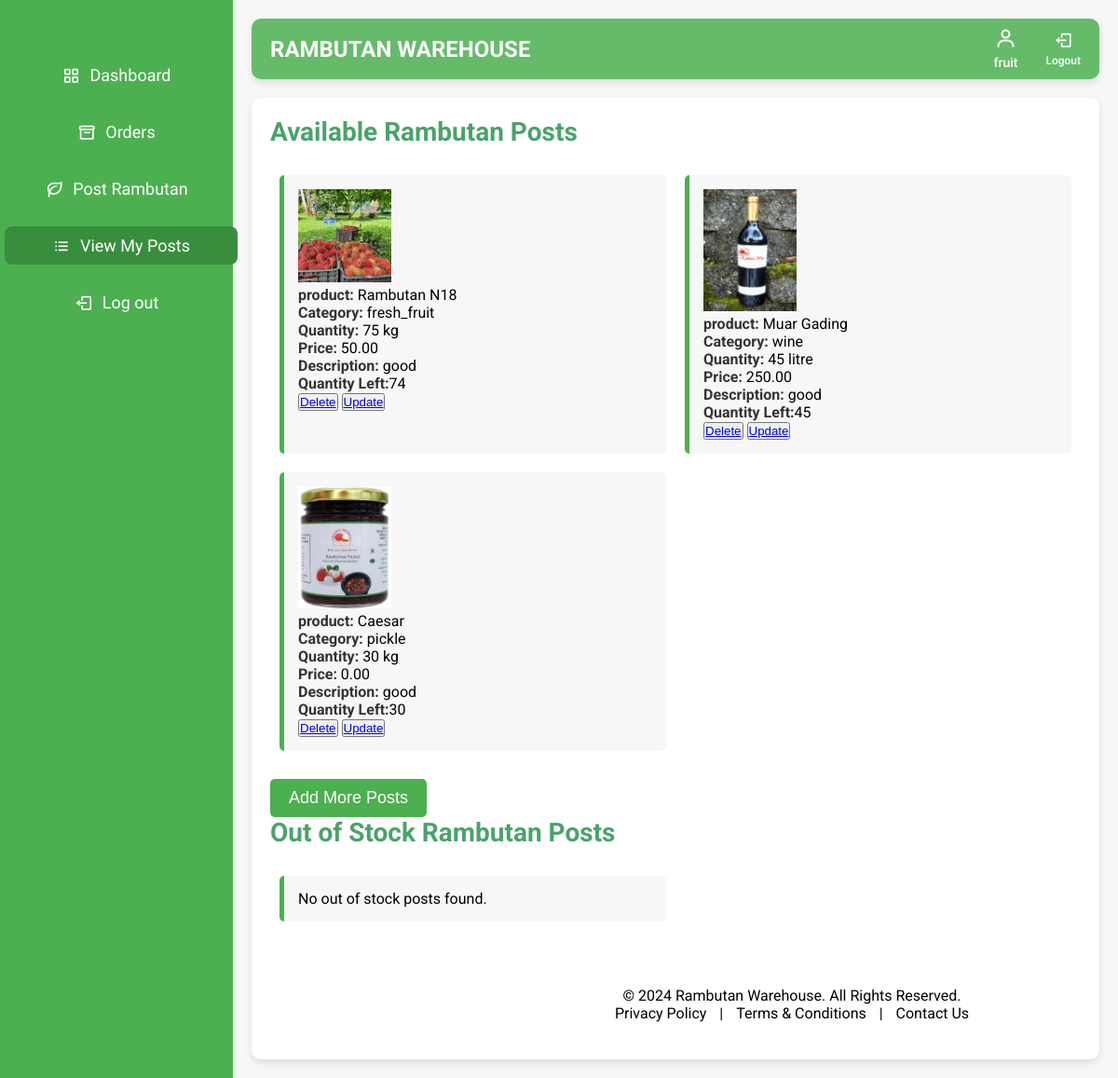
Page /view_posts/ (signed in) on the committed database.
### warehouse/models.py (models this page shows, shortened)
class Registeruser(AbstractUser):
    username = models.EmailField(unique=True)
    name = models.CharField(max_length=50,default='noname')
    contact = models.CharField(max_length=250, blank=True)
    address = models.CharField(max_length=250, blank=True)
    place = models.CharField(max_length=100, blank=True)
    role = models.CharField(max_length=10, choices=ROLE_CHOICES)
    groups = models.ManyToManyField(
        Group,
        related_name='registeruser_set',  # Custom related_name
        blank=True,
        help_text='The groups this user belongs to. A user will get all permissions granted to each of their groups.'
    )
    user_permissions = models.ManyToManyField(
        Permission,
        related_name='registeruser_set',  # Custom related_name
        blank=True,
        help_text='Specific permissions for this user.'
    )

class RambutanPost(models.Model):
    farmer = models.ForeignKey('FarmerDetails', on_delete=models.CASCADE, related_name='rambutan_posts')
    PRODUCT_CHOICES = sorted([
        ('Binjai', 'Binjai'),
        ('Caesar', 'Caesar'),
        ('E35', 'E35'),
        ('Hg Deli Baling', 'Hg Deli Baling'),
        ('Jarum Emas', 'Jarum Emas'),
        ('Maharlika', 'Maharlika'),
        ('Malwana', 'Malwana'),
        ('Muar Gading', 'Muar Gading'),
        ('Rambutan N18', 'Rambutan N18'),
        ('Rongrien', 'Rongrien'),
        ('School Boy', 'School Boy'),
        ('other', 'Other')  # 'Other' option placed last
    ], key=lambda x: (x[0] != 'other', x[0]))  # Ensures 'Other' is last
    product = models.CharField(max_length=255, choices=PRODUCT_CHOICES)
    CATEGORY_CHOICES = [
        ('fresh_fruit', 'Fresh Fruit'),
        ('juice', 'Juice'),
        ('pickle', 'Pickle'),
        ('wine', 'Wine'),
    ]
    category = models.CharField(max_length=20, choices=CATEGORY_CHOICES)
    quantity_type = models.CharField(max_length=10, choices=[('kg', 'Kilograms'), ('L', 'Litres')])
    quantity = models.PositiveIntegerField(default=1)
    quantity_left = models.PositiveIntegerField(default=0)
    price = models.DecimalField(max_digits=10, decimal_places=2)
    image = models.ImageField(upload_to='rambutan_images/')
    description = models.TextField()
    created_at = models.DateTimeField(auto_now_add=True)
    is_available = models.BooleanField(default=True)

### warehouse/views.py (the view)
# urls.py: path('view_posts/',views.view_posts,name='view_posts'),
@login_required
@cache_control(no_cache=True, must_revalidate=True, no_store=True)
def view_posts(request):
    user = request.user
    try:
        farmer_details = user.farmerdetails
        available_posts = RambutanPost.objects.filter(farmer=farmer_details, is_available=True)
        out_of_stock_posts = RambutanPost.objects.filter(farmer=farmer_details, is_available=False, quantity_left=0)
        unavailable_posts = RambutanPost.objects.filter(farmer=farmer_details, is_available=False).exclude(quantity_left=0)
    except FarmerDetails.DoesNotExist:
        return redirect('farmer_details')
    context = {
        'available_posts': available_posts,
        'out_of_stock_posts': out_of_stock_posts,
        'unavailable_posts': unavailable_posts,
        'user': user,
    }
    return render(request, 'view_posts.html', context)

### warehouse/templates/view_posts.html (shortened to what this page needs)
<!DOCTYPE html>
<html lang="en" dir="ltr">
<head>
  <link href="https://unpkg.com/boxicons@2.0.7/css/boxicons.min.css" rel="stylesheet">
  <link href="https://cdn.jsdelivr.net/npm/sweetalert2@11/dist/sweetalert2.min.css" rel="stylesheet">
</head>
<body>
  <div class="sidebar">
    <ul class="nav-links">
      <li>
        <a href="{% url 'farmer_dashboard' %}" >
          <i class='bx bx-grid-alt'></i>
          <span class="links_name">Dashboard</span>
        </a>
      </li>
      <li>
        <a href="{% url 'farmer_orders' %}">
          <i class='bx bx-box'></i>
          <span class="links_name">Orders</span>
        </a>
      </li>
      <li>
        <a href="{% url 'post_rambutan' %}">
          <i class='bx bx-leaf'></i>
          <span class="links_name">Post Rambutan</span>
        </a>
      </li>
      <li>
        <a href="{% url 'view_posts' %}" class="active">
          <i class='bx bx-list-ul'></i>
          <span class="links_name">View My Posts</span>
        </a>
      </li>
      <li class="log_out">
        <a href="{% url 'logout' %}">
          <i class='bx bx-log-out'></i>
          <span class="links_name">Log out</span>
        </a>
      </li>
    </ul>
  </div>
  <section class="home-section">
    <nav class="top-navbar">
      <div class="logo">
        <span class="logo-text">Rambutan Warehouse</span>
      </div>
      <ul class="nav-icons">
        <li class="user-profile">
          <a href="#">
            <i class='bx bx-user'></i>
            <span class="icon-name">{{ user.name }}</span>
          </a>
        </li>
        <li>
          <a href="{% url 'logout' %}">
            <i class='bx bx-log-out'></i>
            <span class="icon-name">Logout</span>
          </a>
        </li>
      </ul>
    </nav>
    <div class="home-content">
      <div class="posts-section">
        <h2>Available Rambutan Posts</h2>
        <ul>
          {% for post in available_posts %}
          <li>
            <img src="/media/{{ post.image }}" alt="{{ post.name }}" width="100px"><br>
            <strong>product:</strong> {{ post.product }}<br>
            <strong>Category:</strong> {{ post.category }}<br>
            <strong>Quantity:</strong> {{ post.quantity }}  {{post.quantity_type }}<br>
            <strong>Price:</strong> {{ post.price }}<br>
            <strong>Description:</strong> {{ post.description }}<br>
            <strong>Quantity Left:</strong>{{ post.quantity_left }}<br>
            <button><a href="{% url 'delete_post' post.id %}">Delete</a></button>
            <button><a href="{% url 'update_post' post.id %}">Update</a></button>
          </li>
          {% empty %}
          <li>No available posts found. Add your first rambutan post.</li>
          {% endfor %}
        </ul>
        <a href="{% url 'post_rambutan' %}">
          <button class="submit-button">Add More Posts</button>
        </a>
      </div>
      <div class="posts-section">
        <h2>Out of Stock Rambutan Posts</h2>
        <ul>
            {% for post in out_of_stock_posts %}
            <li>
                <img src="/media/{{ post.image }}" alt="{{ post.name }}" width="100px"><br>
                <strong>Name:</strong> {{ post.product }}<br>
                <strong>Category:</strong> {{ post.category }}<br>
                <strong>Quantity:</strong> {{ post.quantity_left }} {{post.quantity_type }}<br>
                <strong>Price:</strong> {{ post.price }}<br>
                <strong>Description:</strong> {{ post.description }}<br>
                <strong>Status:</strong> Out of Stock<br>
                <button><a href="{% url 'delete_post' post.id %}">Delete</a></button>
                <button><a href="{% url 'update_quantity' post.id %}">Update</a></button>
            </li>
            {% empty %}
            <li>No out of stock posts found.</li>
            {% endfor %}
        </ul>
      </div>
  <footer>
    <p>&copy; 2024 Rambutan Warehouse. All Rights Reserved.</p>
    <a href="#">Privacy Policy</a> |
    <a href="#">Terms & Conditions</a> |
    <a href="#">Contact Us</a>
  </footer>
  </section>
</body>
</html>

### warehouse/templates/view_posts.html (style rules this page uses)
body { font-family: 'Roboto', sans-serif; margin: 0; padding: 0; background-color: #f7f7f7; }
* { margin: 0; padding: 0; box-sizing: border-box; }
:root { --primary-color: #4CAF50; --secondary-color: #66BB6A; --accent-color: #388e3c; --light-bg: #f0f4f3; --dark-bg: #333; --text-color: #333; --white: #ffffff; --font-family: 'Roboto', sans-serif; --font-family-logo: 'Fredoka One', cursive; }
body { font-family: var(--font-family); background-color: var(--light-bg); display: flex; min-height: 100vh; }
.sidebar { background-color: var(--primary-color); width: 250px; position: fixed; top: 0; left: 0; height: 100%; padding-top: 40px; transition: width 0.3s ease; z-index: 1000; }
.sidebar ul { list-style: none; }
.sidebar ul li { margin: 20px 0; text-align: center; }
.sidebar ul li a { text-decoration: none; color: var(--white); font-size: 18px; display: flex; align-items: center; justify-content: center; padding: 10px 20px; border-radius: 8px; transition: background-color 0.3s, transform 0.3s; }
.sidebar ul li a:hover, .sidebar ul li a.active { background-color: var(--accent-color); transform: translateX(5px); }
.sidebar ul li a i { margin-right: 10px; font-size: 20px; }
.home-section { margin-left: 250px; padding: 20px; width: calc(100% - 250px); transition: margin-left 0.3s ease, width 0.3s ease; display: flex; flex-direction: column; min-height: 100vh; }
.top-navbar { background-color: var(--secondary-color); padding: 10px 20px; display: flex; justify-content: space-between; align-items: center; border-radius: 10px; box-shadow: 0 4px 8px rgba(0, 0, 0, 0.1); margin-bottom: 20px; }
.logo-text { font-size: 24px; color: white; font-weight: bold; text-transform: uppercase; }
.top-navbar ul.nav-icons { list-style: none; display: flex; gap: 30px; align-items: center; }
.top-navbar ul.nav-icons li a { text-decoration: none; color: var(--white); font-size: 20px; display: flex; flex-direction: column; align-items: center; transition: color 0.3s; position: relative; }
.top-navbar ul.nav-icons li a .icon-name { font-size: 12px; margin-top: 5px; font-weight: 500; }
.top-navbar ul.nav-icons li.user-profile a i { font-size: 24px; color: var(--white); }
.top-navbar ul.nav-icons li.user-profile a .icon-name { font-size: 14px; color: var(--white); }
.home-section { margin-left: 250px; padding: 20px; background-color: #f7f7f7; min-height: 100vh; }
.top-navbar ul.nav-icons li.user-profile a { display: flex; flex-direction: column; align-items: center; }
.top-navbar ul.nav-icons li.user-profile a .icon-name { font-size: 14px; margin-top: 5px; }
.home-content { background-color: white; padding: 20px; border-radius: 10px; box-shadow: 0 4px 8px rgba(0, 0, 0, 0.1); }
.posts-section h2 { font-size: 28px; color: #49a36b; margin-bottom: 20px; }
.posts-section ul { list-style: none; padding: 0; display: flex; flex-wrap: wrap; }
.posts-section li { width: calc(50% - 20px); margin: 10px; padding: 15px; background-color: #f7f7f7; border-radius: 5px; border-left: 5px solid #4CAF50; box-sizing: border-box; }
.posts-section li strong { color: #333; }
.submit-button { background-color: #4CAF50; color: white; padding: 10px 20px; border: none; border-radius: 5px; cursor: pointer; font-size: 18px; margin-top: 20px; }
footer { width: calc(100% - 250px); margin-left: 250px; margin-top: 40px; padding: 20px; color: var(--black); text-align: center; border-radius: 10px; }
footer a { color: var(--black); text-decoration: none; margin: 0 10px; transition: color 0.3s; }

### rows in the picture
Registeruser: name "fruit"
RambutanPost: image (picture), product "Rambutan N18", category "fresh_fruit", quantity "75", quantity_type "kg", price "50.00", description "good", quantity_left "74"
RambutanPost: image (picture), product "Muar Gading", category "wine", quantity "45", quantity_type "litre", price "250.00", description "good", quantity_left "45"
RambutanPost: image (picture), product "Caesar", category "pickle", quantity "30", quantity_type "kg", price "0.00", description "good", quantity_left "30"
